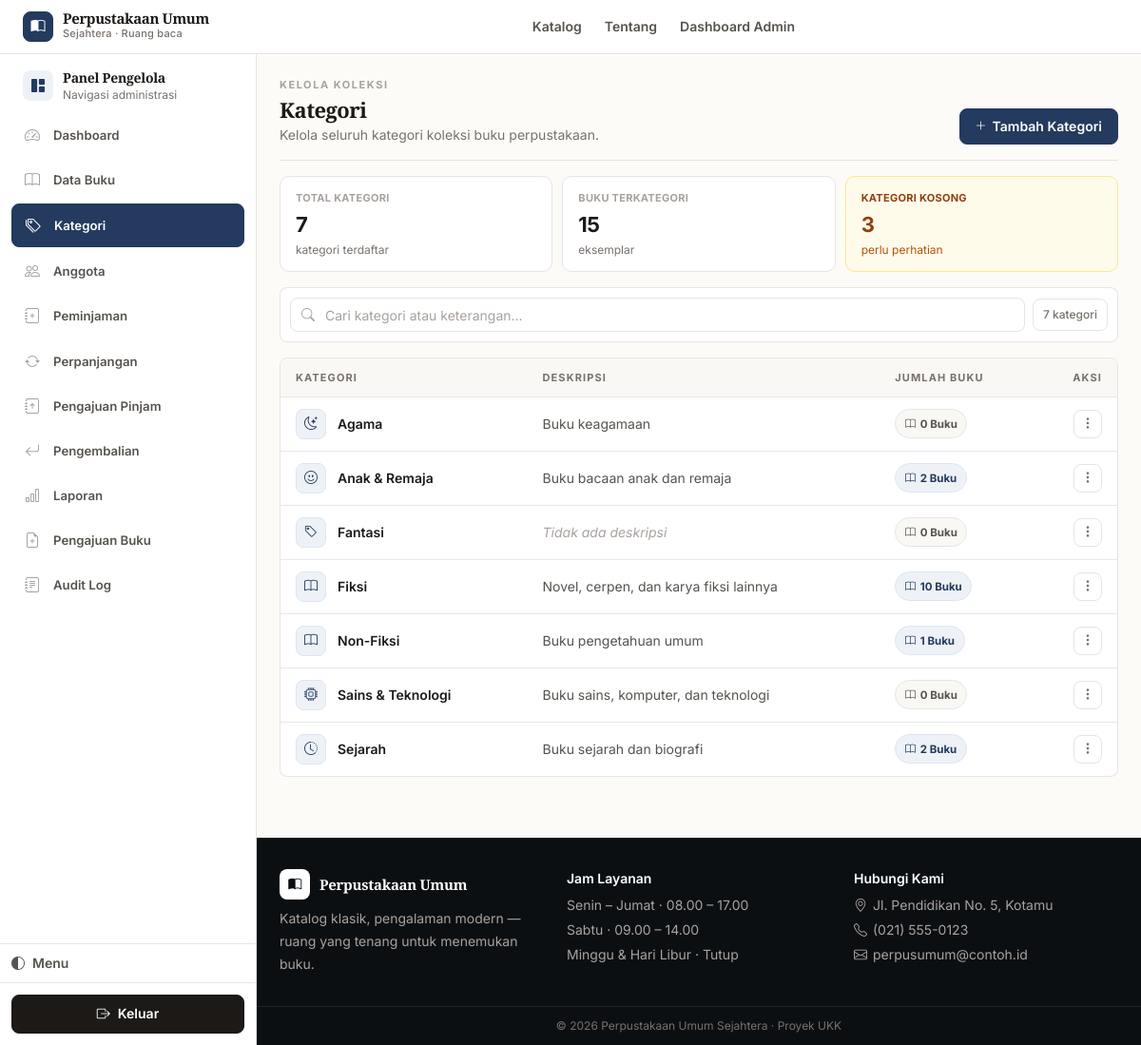
/admin/kategori/index.php (signed in), run on the app's committed database.
### tables this page shows
CREATE TABLE `kategori` (
  `id_kategori` int NOT NULL,
  `nama_kategori` varchar(100) NOT NULL,
  `keterangan` varchar(255) DEFAULT NULL
);

### includes/functions.php (called while the page is built, shortened)
<?php
function e($string) {
    return htmlspecialchars($string ?? '', ENT_QUOTES, 'UTF-8');
}

### admin/kategori/index.php (the view, shortened to what this page needs)
<?php
require_once __DIR__ . '/../../config/bootstrap.php';
$stmt = $pdo->query("SELECT k.*, (SELECT COUNT(*) FROM buku b WHERE b.id_kategori = k.id_kategori) AS jumlah_buku
                      FROM kategori k ORDER BY k.nama_kategori ASC");
$daftar = $stmt->fetchAll();
require_once __DIR__ . '/../../includes/header.php';
require_once __DIR__ . '/../../includes/admin_menu.php';
?>
<div class="flex flex-col sm:flex-row sm:items-end justify-between gap-3 mb-4 pb-4" style="border-bottom:1px solid var(--border)">
  <div class="min-w-0">
    <p class="text-[11px] font-bold tracking-[.14em] uppercase" style="color:var(--text-faint-2)">Kelola koleksi</p>
    <h1 class="font-display text-[22px] font-bold tracking-tight mt-1" style="color:var(--text)">Kategori</h1>
    <p class="text-sm mt-1" style="color:var(--text-faint)">Kelola seluruh kategori koleksi buku perpustakaan.</p>
  </div>
  <button id="katToggleForm" type="button" class="inline-flex items-center justify-center gap-1.5 bg-brand-600 hover:bg-brand-700 text-white text-sm font-semibold px-4 py-2 rounded-lg shrink-0">
    <i class="bi bi-plus-lg text-xs"></i> Tambah Kategori
  </button>
</div>
<?php
$total_kat = count($daftar);
$total_buku_terkategori = array_sum(array_column($daftar, 'jumlah_buku'));
$kat_kosong = 0;
foreach ($daftar as $kk) if ((int)$kk['jumlah_buku']===0) $kat_kosong++;
?>
<div class="grid grid-cols-3 gap-2.5 mb-4">
  <div class="bg-white rounded-lg border p-3 sm:p-4" style="border-color:var(--border)">
    <p class="text-[11px] font-bold uppercase tracking-wide" style="color:var(--text-faint-2)">Total Kategori</p>
    <p class="text-[20px] sm:text-[22px] font-bold tracking-tight mt-1" style="color:var(--text)"><?= $total_kat ?></p>
    <p class="text-xs mt-0.5" style="color:var(--text-faint)">kategori terdaftar</p>
  </div>
  <div class="bg-white rounded-lg border p-3 sm:p-4" style="border-color:var(--border)">
    <p class="text-[11px] font-bold uppercase tracking-wide" style="color:var(--text-faint-2)">Buku Terkategori</p>
    <p class="text-[20px] sm:text-[22px] font-bold tracking-tight mt-1" style="color:var(--text)"><?= $total_buku_terkategori ?></p>
    <p class="text-xs mt-0.5" style="color:var(--text-faint)">eksemplar</p>
  </div>
  <div class="bg-white rounded-lg border p-3 sm:p-4" style="border-color:<?= $kat_kosong>0 ? '#fde68a' : 'var(--border)' ?>; background:<?= $kat_kosong>0 ? '#fffbeb' : 'var(--surface)' ?>">
    <p class="text-[11px] font-bold uppercase tracking-wide" style="color:<?= $kat_kosong>0 ? '#92400e' : 'var(--text-faint-2)' ?>">Kategori Kosong</p>
    <p class="text-[20px] sm:text-[22px] font-bold tracking-tight mt-1" style="color:<?= $kat_kosong>0 ? '#92400e' : 'var(--text)' ?>"><?= $kat_kosong ?></p>
    <p class="text-xs mt-0.5" style="color:<?= $kat_kosong>0 ? '#b45309' : 'var(--text-faint)' ?>"><?= $kat_kosong>0 ? 'perlu perhatian' : 'semua terisi' ?></p>
  </div>
</div>
<div class="bg-white rounded-lg border p-2.5 mb-4 flex items-center gap-2" style="border-color:var(--border)">
  <div class="relative flex-1 min-w-0">
    <i class="bi bi-search absolute left-3 top-1/2 -translate-y-1/2 text-sm" style="color:var(--text-faint-2)"></i>
    <input id="katSearch" type="text" placeholder="Cari kategori atau keterangan..." autocomplete="off"
           class="w-full h-10 border rounded-lg pl-9 pr-3 text-sm focus:outline-none focus:ring-2 focus:ring-brand-500" style="border-color:var(--border); background:var(--surface)">
  </div>
  <div class="hidden sm:flex items-center gap-2 shrink-0">
    <span class="text-xs px-2.5 py-2 rounded-lg border bg-white font-medium" style="border-color:var(--border); color:var(--text-faint)"><span id="katVisibleCount"><?= $total_kat ?></span> kategori</span>
  </div>
</div>
<?php if (empty($daftar)): ?>
  <div class="text-center py-14 bg-white rounded-lg border" style="border-color:var(--border)">
    <div class="w-11 h-11 mx-auto rounded-lg flex items-center justify-center text-lg mb-3" style="background:var(--surface-2); color:var(--text-faint); border:1px solid var(--border)"><i class="bi bi-tags"></i></div>
    <h3 class="font-display font-semibold text-sm" style="color:var(--text)">Belum ada kategori</h3>
    <p class="text-sm mt-1 px-6 max-w-sm mx-auto" style="color:var(--text-faint)">Tambahkan kategori pertama untuk mulai mengelola koleksi.</p>
    <button type="button" onclick="document.getElementById('katToggleForm')?.click()" class="mt-4 inline-flex items-center gap-1.5 bg-brand-600 hover:bg-brand-700 text-white text-sm font-semibold px-4 py-2 rounded-lg"><i class="bi bi-plus-lg text-xs"></i> Tambah Kategori</button>
  </div>
<?php else: ?>
  <div class="kat-desktop-wrap bg-white rounded-lg border overflow-hidden" style="border-color:var(--border)">
    <div class="overflow-x-auto">
      <table class="w-full text-sm no-responsive">
        <thead>
          <tr style="background:var(--surface-2); border-bottom:1px solid var(--border)">
            <th class="text-left px-4 py-2.5 text-[11px] font-bold uppercase tracking-widest" style="color:var(--text-faint)">Kategori</th>
            <th class="text-left px-4 py-2.5 text-[11px] font-bold uppercase tracking-widest" style="color:var(--text-faint)">Deskripsi</th>
            <th class="text-left px-4 py-2.5 text-[11px] font-bold uppercase tracking-widest whitespace-nowrap" style="color:var(--text-faint)">Jumlah Buku</th>
            <th class="text-right px-4 py-2.5 text-[11px] font-bold uppercase tracking-widest" style="color:var(--text-faint)">Aksi</th>
          </tr>
        </thead>
        <tbody class="divide-y" style="--tw-divide-opacity:1; border-color:var(--border-faint)" id="katTableBody">
          <?php foreach ($daftar as $k):
            $nama = $k['nama_kategori'];
            $ket = trim($k['keterangan'] ?? '');
            $jml = (int)$k['jumlah_buku'];
            $lower = strtolower($nama);
            if (strpos($lower,'fiksi')!==false) $icon='bi-book';
            elseif (strpos($lower,'sains')!==false || strpos($lower,'teknologi')!==false) $icon='bi-cpu';
            elseif (strpos($lower,'agama')!==false) $icon='bi-moon-stars';
            elseif (strpos($lower,'sejarah')!==false) $icon='bi-clock-history';
            elseif (strpos($lower,'anak')!==false) $icon='bi-emoji-smile';
            elseif (strpos($lower,'non')!==false) $icon='bi-journal-text';
            else $icon='bi-tag';
          ?>
            <tr class="kat-row" data-name="<?= e(strtolower($nama)) ?>" data-desc="<?= e(strtolower($ket)) ?>">
              <td class="px-4 py-3">
                <div class="flex items-center gap-3 min-w-0">
                  <span class="kat-icon"><i class="bi <?= $icon ?>"></i></span>
                  <span class="font-semibold truncate" style="color:var(--text)"><?= e($nama) ?></span>
                </div>
              </td>
              <td class="px-4 py-3 max-w-[360px]">
                <?php if ($ket !== ''): ?>
                  <span class="text-sm truncate block" style="color:var(--text-muted)" title="<?= e($ket) ?>"><?= e($ket) ?></span>
                <?php else: ?>
                  <span class="text-sm italic" style="color:var(--text-faint-2)">Tidak ada deskripsi</span>
                <?php endif; ?>
              </td>
              <td class="px-4 py-3">
                <span class="kat-badge <?= $jml>0 ? 'has-books' : '' ?>"><i class="bi bi-book text-[11px]"></i> <?= $jml ?> Buku</span>
              </td>
              <td class="px-4 py-3 text-right">
                <div class="relative inline-block" data-kat-menu>
                  <button type="button" class="kat-menu-btn" aria-label="Aksi kategori <?= e($nama) ?>" aria-haspopup="menu" aria-expanded="false">
                    <i class="bi bi-three-dots-vertical text-sm"></i>
                  </button>
                </div>
              </td>
            </tr>
          <?php endforeach; ?>
        </tbody>
      </table>
    </div>
  </div>
<?php endif; ?>
<?php require_once __DIR__ . '/../../includes/footer.php'; ?>

### assets/css/app.css (style rules this page uses)
:root { color-scheme: light; --paper: #fdfbf7; --paper-2: #f7f2eb; --surface: #ffffff; --surface-2: #faf8f5; --surface-hover: #f5f1ea; --border: #e7e5e4; --border-strong: #d6d3d1; --border-faint: #f5f5f4; --text: #1c1917; --text-muted: #57534e; --text-faint: #78716c; --text-faint-2: #a8a29e; --accent: #243a5e; --accent-hover: #1a2c4a; --accent-soft: #eef2f7; --accent-soft-2: #dbe6f2; --accent-ring: rgba(36,58,94,.14); --accent-text: #243a5e; --radius-sm: 6px; --radius: 8px; --radius-md: 10px; --radius-lg: 12px; --radius-xl: 14px; --shadow-xs: 0 1px 2px rgba(16,24,40,.05); --shadow-sm: 0 1px 3px rgba(16,24,40,.06); --shadow: 0 2px 8px rgba(16,24,40,.06); --font-body: Inter, ui-sans-serif, system-ui, -apple-system, "Segoe UI", sans-serif; --font-display: "EB Garamond", "Source Serif 4", Georgia, "Times New Roman", serif; --transition: 160ms ease; --transition-fast: 120ms ease; --badge-amber-bg: #fffbeb; --badge-amber-border: #fde68a; --badge-amber-text: #92400e; --badge-red-bg: #fef2f2; --badge-red-border: #fecaca; --badge-red-text: #991b1b; --badge-emerald-bg: #ecfdf5; --badge-emerald-border: #a7f3d0; --badge-emerald-text: #065f46; --badge-slate-bg: #f8fafc; --badge-slate-border: var(--border); --badge-slate-text: var(--text-faint); }
html { scroll-behavior: smooth; }
body { font-family: var(--font-body); background: var(--paper); color: var(--text); -webkit-font-smoothing: antialiased; text-rendering: optimizeLegibility; line-height: 1.65; }
h1, h2, h3, .font-display, .hero-title { font-family: var(--font-display); letter-spacing: -0.02em; line-height: 1.2; color: var(--text); }
h1 { font-weight: 700; }
@media (prefers-reduced-motion: no-preference) { * { scroll-behavior: auto; } }
a.bg-brand-600, button.bg-brand-600, .bg-brand-600 { background: var(--accent) !important; color: #fff !important; border: 1px solid var(--accent) !important; border-radius: var(--radius) !important; box-shadow: none !important; font-weight: 600 !important; font-size: 0.875rem !important; transition: background var(--transition-fast), border-color var(--transition-fast), color var(--transition-fast) !important; transform: none !important; }
input, select, textarea { border: 1px solid var(--border) !important; background: var(--surface) !important; color: var(--text) !important; border-radius: var(--radius) !important; transition: border-color var(--transition-fast), box-shadow var(--transition-fast), background var(--transition-fast) !important; font-size: 0.875rem !important; }
input::placeholder, textarea::placeholder { color: var(--text-faint-2) !important; }
.h-10 { height: 36px !important; }
.px-4.py-2\.5 { padding-top: 0.6rem !important; padding-bottom: 0.6rem !important; }
input, select, textarea, button { max-width: 100%; }
body { animation: none !important; }
main > * { animation: none !important; }
.grid.grid-cols-2.md\:grid-cols-3 > div.bg-white, .grid.grid-cols-3 > div.bg-white { padding: 14px 16px !important; border-radius: var(--radius-md) !important; }

### admin/kategori/index.php (style rules this page uses)
.kat-icon { width:32px;height:32px;border-radius:8px;display:flex;align-items:center;justify-content:center;background:var(--accent-soft);color:var(--accent-text);border:1px solid var(--accent-soft-2);flex-shrink:0;font-size:14px }
.kat-badge { display:inline-flex;align-items:center;gap:.3rem;border-radius:999px;padding:.28rem .6rem;font-size:.72rem;font-weight:700;border:1px solid var(--border);background:var(--surface-2);color:var(--text-muted);white-space:nowrap }
.kat-badge.has-books { background:var(--accent-soft);border-color:var(--accent-soft-2);color:var(--accent-text) }
.kat-menu-btn { width:30px;height:30px;border-radius:8px;border:1px solid var(--border);background:var(--surface);color:var(--text-faint);display:inline-flex;align-items:center;justify-content:center;transition:all 120ms ease }
.kat-row { transition:background 120ms ease }

### data on the page
kategori: nama_kategori "Agama", keterangan "Buku keagamaan", jml "0"
kategori: nama_kategori "Anak & Remaja", keterangan "Buku bacaan anak dan remaja", jml "2"
kategori: nama_kategori "Fantasi", shows "Tidak ada deskripsi", jml "0"
kategori: nama_kategori "Fiksi", keterangan "Novel, cerpen, dan karya fiksi lainnya", jml "10"
kategori: nama_kategori "Non-Fiksi", keterangan "Buku pengetahuan umum", jml "1"
kategori: nama_kategori "Sains & Teknologi", keterangan "Buku sains, komputer, dan teknologi", jml "0"
kategori: nama_kategori "Sejarah", keterangan "Buku sejarah dan biografi", jml "2"

### other printed values
$item['label'] "Dashboard"
$item['label'] "Data Buku"
$item['label'] "Kategori"
$item['label'] "Anggota"
$item['label'] "Peminjaman"
$item['label'] "Perpanjangan"
$item['label'] "Pengajuan Pinjam"
$item['label'] "Pengembalian"
$item['label'] "Laporan"
$item['label'] "Pengajuan Buku"
$item['label'] "Audit Log"
$total_kat "7"
$total_buku_terkategori "15"
$kat_kosong "3"
